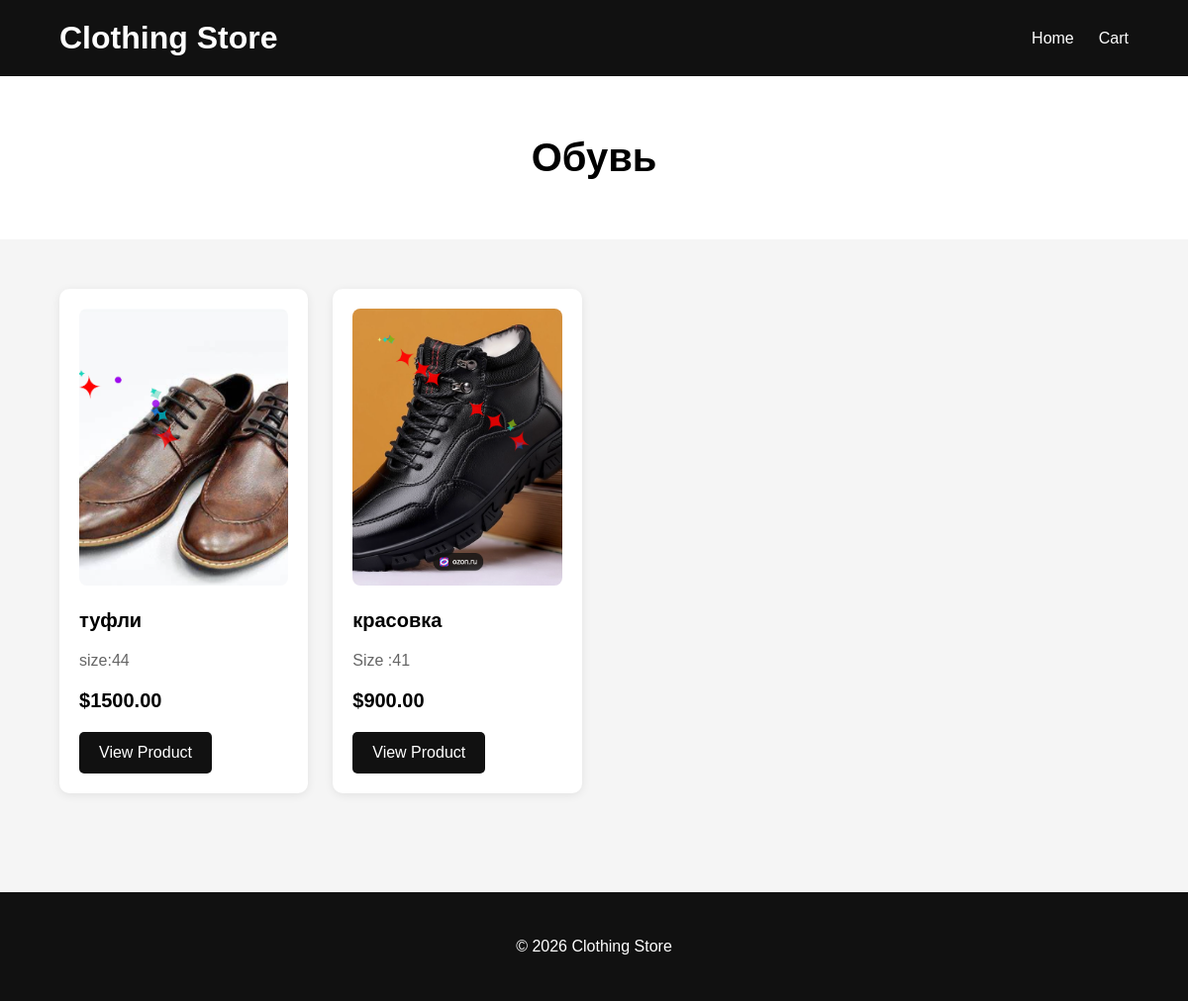
/category/6/, run on the app's committed database.
### catalog/models.py (models this page shows, shortened)
class Category(models.Model):
    name = models.CharField(max_length=100)

class Product(models.Model):
    category = models.ForeignKey(
        Category,
        on_delete=models.CASCADE,
        related_name="products",
        null=True,
        blank=True
    )
    name = models.CharField(max_length=200)
    description = models.TextField()
    price = models.DecimalField(
        max_digits=10,
        decimal_places=2
    )
    image = models.ImageField(
        upload_to="products/",
        blank=True,
        null=True
    )
    available = models.BooleanField(default=True)
    rating = models.FloatField(default=0)
    rating_count = models.PositiveIntegerField(default=0)

### catalog/views.py (the view)
def category_products(request, pk):
    category = get_object_or_404(
        Category,
        pk=pk
    )
    products = Product.objects.filter(
        category=category,
        available=True
    ).select_related(
        "category"
    )
    return render(
        request,
        "catalog/category.html",
        {
            "category": category,
            "products": products,
        }
    )

### catalog/templates/catalog/category.html (shortened to what this page needs)
<!DOCTYPE html>
<html lang="en">
<head>
</head>
<body>
<header>
    <h1>
        Clothing Store
    </h1>
    <nav>
        <a href="/">
            Home
        </a>
        <a href="#">
            Cart
        </a>
    </nav>
</header>
<section class="title">
    <h2>
        {{ category.name }}
    </h2>
</section>
<section class="products">
    {% for product in products %}
        <div class="card">
            {% if product.image %}
                <img
                    src="{{ product.image.url }}"
                    alt="{{ product.name }}"
                >
            {% endif %}
            <h3>
                {{ product.name }}
            </h3>
            <p class="description">
                {{ product.description }}
            </p>
            <p class="price">
                ${{ product.price }}
            </p>
            <a
                class="button"
                href="{% url 'product_detail' product.pk %}"
            >
                View Product
            </a>
        </div>
    {% empty %}
        <p class="empty">
            No products in this category.
        </p>
    {% endfor %}
</section>
<footer>
    <p>
        © 2026 Clothing Store
    </p>
</footer>
</body>
</html>

### catalog/templates/catalog/category.html (style rules this page uses)
* { box-sizing: border-box; }
body { margin: 0; font-family: Arial, sans-serif; background: #f5f5f5; }
header { background: #111; color: white; padding: 20px 60px; display: flex; justify-content: space-between; align-items: center; }
header h1 { margin: 0; }
nav { display: flex; gap: 25px; }
nav a { color: white; text-decoration: none; }
.title { text-align: center; background: white; padding: 60px 20px; }
.title h2 { font-size: 40px; margin: 0; }
.products { padding: 50px 60px; display: grid; grid-template-columns: repeat(4, 1fr); gap: 25px; }
.card { background: white; padding: 20px; border-radius: 10px; box-shadow: 0 2px 10px rgba(0, 0, 0, 0.08); }
.card img { width: 100%; height: 280px; object-fit: cover; border-radius: 8px; }
.card h3 { font-size: 20px; }
.description { color: #666; }
.price { font-size: 20px; font-weight: bold; }
.button { display: inline-block; background: #111; color: white; padding: 12px 20px; border-radius: 5px; text-decoration: none; }
footer { background: #111; color: white; text-align: center; padding: 30px; margin-top: 50px; }

### data on the page
Category: name "Обувь"
Product: image (picture), name "туфли", description "size:44", price "1500.00"
Product: image (picture), name "красовка", description "Size :41", price "900.00"
